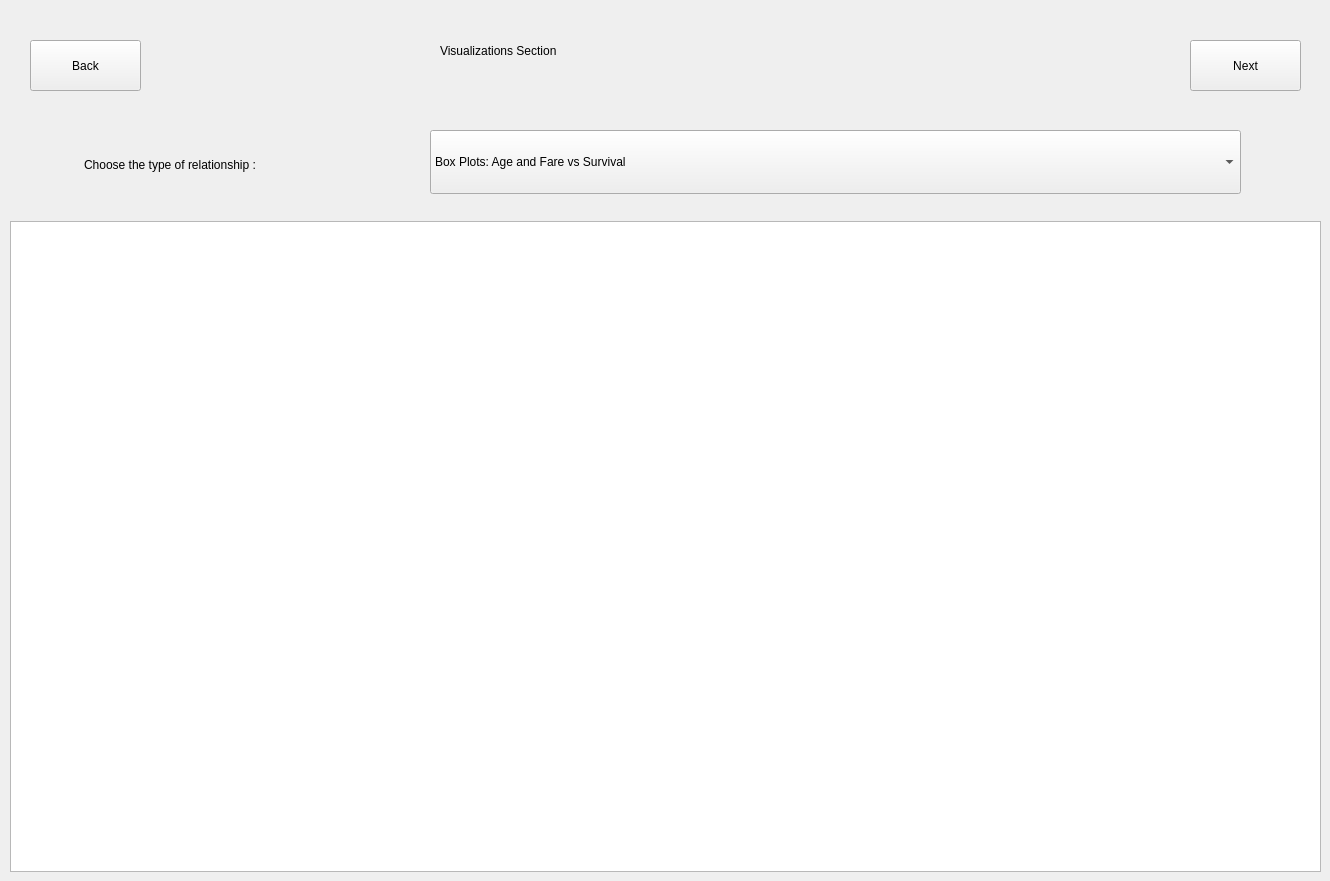
   <widget class="QWidget" name="tab_8">
    <attribute name="title">
     <string>Page</string>
    </attribute>
    <widget class="QComboBox" name="type_relationship">
     <property name="geometry">
      <rect>
       <x>430</x>
       <y>130</y>
       <width>811</width>
       <height>64</height>
      </rect>
     </property>
     <property name="styleSheet">
      <string notr="true">#sibsp_input {
    background-color: #f1f8e9;   /* لون الخلفية */
    color: #33691e;              /* لون النص */
    font: 75 12pt &quot;Segoe Print&quot;; /* نوع الخط وحجمه */
    border: 2px solid #8bc34a;   /* لون الحدود */
    border-radius: 5px;          /* الزوايا مستديرة */
    padding: 5px 10px;           /* مسافة داخلية */
}

#sibsp_input::up-button {
    subcontrol-origin: border;
    subcontrol-position: top right;
    width: 20px;
    border-left: 1px solid #8bc34a;
    background-color: #c5e1a5;
}

#sibsp_input::down-button {
    subcontrol-origin: border;
    subcontrol-position: bottom right;
    width: 20px;
    border-left: 1px solid #8bc34a;
    background-color: #c5e1a5;
}

#sibsp_input::up-arrow,
#sibsp_input::down-arrow {
    image: none;
}</string>
     </property>
     <item>
      <property name="text">
       <string>Box Plots: Age and Fare vs Survival</string>
      </property>
     </item>
     <item>
      <property name="text">
       <string>Distributions of Important Features (Before IQR Outlier Removal)</string>
      </property>
     </item>
     <item>
      <property name="text">
       <string>Survival Distribution by Sex</string>
      </property>
     </item>
     <item>
      <property name="text">
       <string>Survival Distribution by Passenger Class</string>
      </property>
     </item>
     <item>
      <property name="text">
       <string>Passenger Age Distribution</string>
      </property>
     </item>
     <item>
      <property name="text">
       <string>Fare Distribution</string>
      </property>
     </item>
     <item>
      <property name="text">
       <string>Fare Distribution by Survival Status</string>
      </property>
     </item>
     <item>
      <property name="text">
       <string>Distribution of Family Size (SibSp + Parch)</string>
      </property>
     </item>
     <item>
      <property name="text">
       <string>Age vs Fare (Colored by Survival)</string>
      </property>
     </item>
     <item>
      <property name="text">
       <string>Age Distribution by Passenger Class</string>
      </property>
     </item>
    </widget>
    <widget class="QGraphicsView" name="graphicsView_2">
     <property name="geometry">
      <rect>
       <x>10</x>
       <y>221</y>
       <width>1311</width>
       <height>651</height>
      </rect>
     </property>
    </widget>
    <widget class="QLabel" name="label_14">
     <property name="geometry">
      <rect>
       <x>84</x>
       <y>139</y>
       <width>311</width>
       <height>51</height>
      </rect>
     </property>
     <property name="styleSheet">
      <string notr="true">font: 75 11pt &quot;Segoe Print&quot;;</string>
     </property>
     <property name="text">
      <string>Choose the type of relationship :</string>
     </property>
    </widget>
    <widget class="QLabel" name="label_4">
     <property name="geometry">
      <rect>
       <x>440</x>
       <y>20</y>
       <width>471</width>
       <height>61</height>
      </rect>
     </property>
     <property name="styleSheet">
      <string notr="true">font: 75 25pt &quot;Segoe Print&quot;;</string>
     </property>
     <property name="text">
      <string>Visualizations Section</string>
     </property>
    </widget>
    <widget class="QPushButton" name="pushButton_16">
     <property name="geometry">
      <rect>
       <x>30</x>
       <y>40</y>
       <width>111</width>
       <height>51</height>
      </rect>
     </property>
     <property name="text">
      <string>Back</string>
     </property>
    </widget>
    <widget class="QPushButton" name="pushButton_17">
     <property name="geometry">
      <rect>
       <x>1190</x>
       <y>40</y>
       <width>111</width>
       <height>51</height>
      </rect>
     </property>
     <property name="text">
      <string>Next</string>
     </property>
    </widget>
   </widget>
